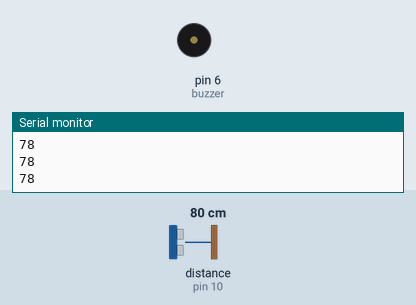
The sketch below on a simulated Arduino Uno, built with avr-gcc and run on an emulated ATmega328P. On the bench: buzzer (waves = sounding), the last lines printed to the serial monitor. Wiring (inferred from the names in the program): ultrasonic range finder: trigger pin 9; echo pin 10. Inputs (shaded band) come from the test bench; at power-on: distance to the obstacle (sensor on pin 10) 80 cm. The echo pulse lasts 58.3 µs per cm.

Above: at 1.2 s.
1.3 s: distance to the obstacle (sensor on pin 10) set to 10 cm
2.8 s: distance to the obstacle (sensor on pin 10) set to 7 cm
At 3.7 s:
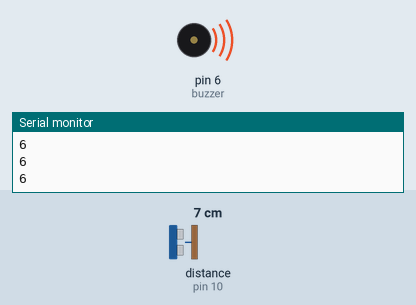
Timing chart, 0 to 5.8 s (numbered marks = the images above; inputs shaded):
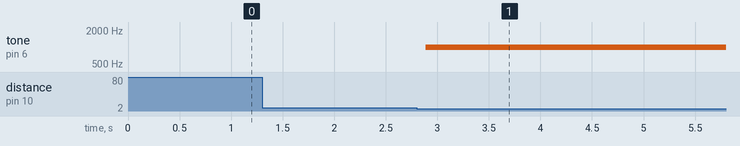

The sketch:

TouchlessDoorbell.ino
```cpp
#define trigPin 9
#define echoPin 10
#define buzzer 6

long duration;
int distance;

void setup() {
  pinMode(trigPin, OUTPUT);
  pinMode(echoPin, INPUT);
  pinMode(buzzer, OUTPUT);
  Serial.begin(9600);
}

void loop() {
  // Send ultrasonic pulse
  digitalWrite(trigPin, LOW);
  delayMicroseconds(2);

  digitalWrite(trigPin, HIGH);
  delayMicroseconds(10);
  digitalWrite(trigPin, LOW);

  // Read echo time
  duration = pulseIn(echoPin, HIGH);

  // Convert to distance in cm
  distance = duration * 0.034 / 2;

  Serial.println(distance);

  // Trigger buzzer if hand is close
  if (distance > 0 && distance < 8) {
    tone(buzzer, 1000);  // 1kHz tone
  } else {
    noTone(buzzer);
  }

  delay(100);
}
```

Measured:
- the behaviour switches between 9 and 8 cm on distance to the obstacle (sensor on pin 10) (found by bisection; images 0 and 1)
- after the input at 2.8 s, tone on pin 6 (buzzer): silent → 1000 Hz after 0.09 s
